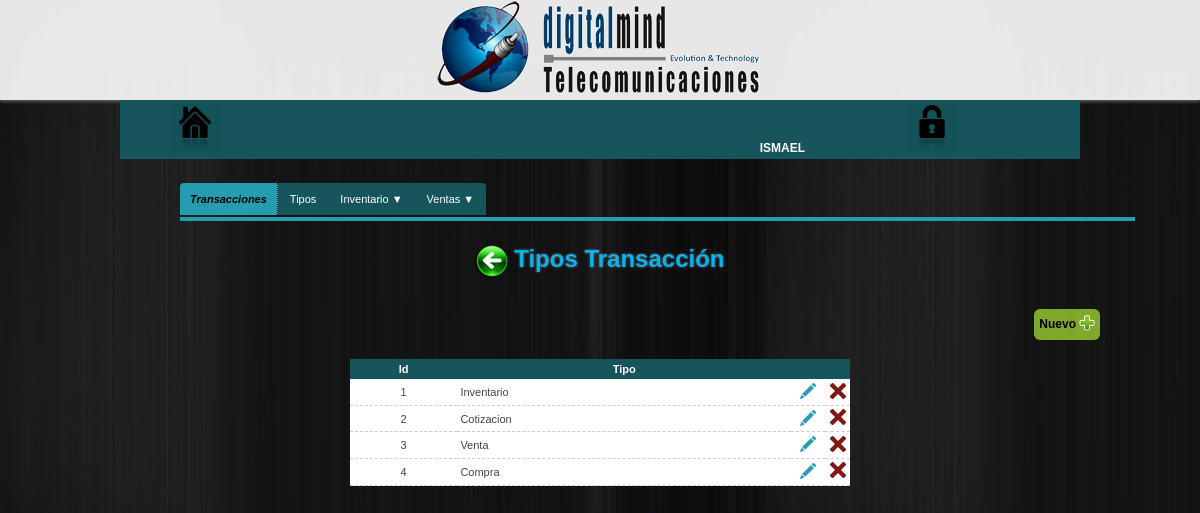
The page /configuracion/transacciones/tipo-transaccion (signed in) on the database its author committed.
### tables this page shows
CREATE TABLE IF NOT EXISTS `tipo_transaccion` (
  `id_tipo_transaccion` int(10) unsigned NOT NULL,
  `nombre_tipo_transaccion` varchar(200) NOT NULL
);

### configuracion/transacciones/tipo-transaccion/classTiposTransaccion.php (called while the page is built, shortened)
<?php
	class TiposTransaccion
	{
		public function obtenerTiposTransaccion() {
			$Conexion = new dataBaseConn();
			$sth = $Conexion -> prepare('SELECT id_tipo_transaccion,nombre_tipo_transaccion FROM tipo_transaccion');
			$sth -> execute();
			$tipo_transaccions = $sth -> fetchAll();
			return $tipo_transaccions;
		}
	}
?>

### libs/encrypt_decrypt_strings_urls.php (called while the page is built, shortened)
<?php
	function encrypt($string, $key) {
	   $result = '';
	   for($i=0; $i<strlen($string); $i++) {
	      $char = substr($string, $i, 1);
	      $keychar = substr($key, ($i % strlen($key))-1, 1);
	      $char = chr(ord($char)+ord($keychar));
	      $result.=$char;
	   }
	   return base64_encode($result);
	}
?>

### configuracion/transacciones/tipo-transaccion/tabla_tipost.php (the view, shortened to what this page needs)
<?php require_once("../../../libs/encrypt_decrypt_strings_urls.php"); ?>
<?php if($datTiposTrans = $fnTiposTransaccion -> obtenerTiposTransaccion() ) : ?>
	<table class="datos-bd">
		<tr>
			<th>Id</th>
			<th>Tipo</th>
			<th>&nbsp;</th>
			<th>&nbsp;</th>
		</tr>
		<?php foreach($datTiposTrans as $tiposTrans) : ?>
			<tr>
				<td><?=$tiposTrans['id_tipo_transaccion']?></td>
				<td style="text-align: left;"><?=$tiposTrans['nombre_tipo_transaccion']?></td>
				<td width="5%">
					<?php $idTipoTrans = encrypt($tiposTrans['id_tipo_transaccion'],"tiposTransaccionDM") ?>
					<a href="actualizar_tipost.php?IDtipo=<?=$idTipoTrans?>" class="EditTipoTrans"><img src="../../../images/editar.png" title="Editar"></a>
				</td>
				<td width="5%">
					<form action="" method="POST" enctype="application/x-www-form-urlencoded" target="_self">
						<button type="button" class="deleteTipoTrans">
							<img src="../../../images/eliminar.png" title="Borrar" alt="Borrar">
						</button>
					</form>
				</td>
			</tr>
		<?php endforeach; ?>
	</table>
	<br />
<?php else :?>
	<div class="vacio">
		(Sin registros)
	</div>
<?php endif; ?>

### css/menu.css (style rules this page uses)
* { margin: 0;padding: 0; }
a { color: #28C7E0;text-decoration:none; }
body { background: url(../images/bg.jpg) fixed; color:#444; font-family:Verdana,Helvetica,Sans-serif;font-size:12px; }
a { text-decoration: none; }

### css/tabla.css (style rules this page uses)
table { border-collapse: separate;font-size: 13px; margin: 0 0 30px 0; }
.datos-bd { background: #FFF; border-collapse: collapse; width: 500px; }
.datos-bd th { background: #16555B;color: #FFF; font-weight: bold; text-align: center; padding: .4em; }
.datos-bd td { border-bottom: 1px #CCC dashed; padding: .3em; text-align: center; }
.datos-bd a { color:#16555B;margin: .5em; }
button { background-color: transparent; border: none; cursor: pointer; }

### libs/dataTables/css/datatables.css (style rules this page uses)
table { border-collapse: separate; font-size: 11px; width: 80%; margin: 0 auto; }
button { background-color: transparent; border: none; cursor: pointer; }

### rows shown on the page
tipo_transaccion: id_tipo_transaccion "1", nombre_tipo_transaccion "Inventario"
tipo_transaccion: id_tipo_transaccion "2", nombre_tipo_transaccion "Cotizacion"
tipo_transaccion: id_tipo_transaccion "3", nombre_tipo_transaccion "Venta"
tipo_transaccion: id_tipo_transaccion "4", nombre_tipo_transaccion "Compra"

### other values the page prints
$_SESSION["usuario"] "ISMAEL"
